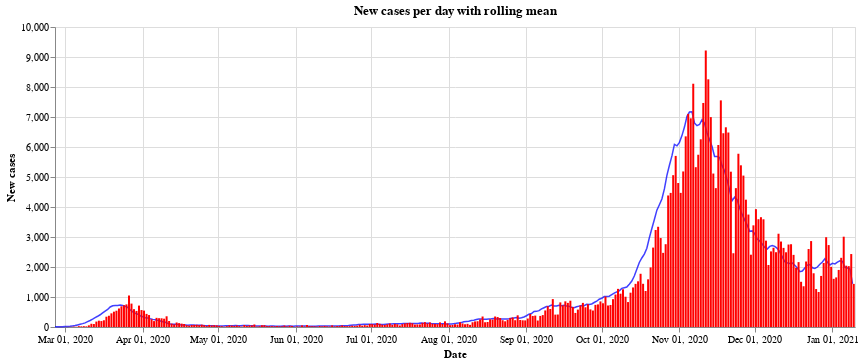

Notebook cell for this chart:
### Code cell
#collapse
bars = alt.Chart(all_austria).mark_bar(
    color='red',
    opacity=1,
    size=2
).encode(
    x=alt.X("yearmonthdate(Time):T", axis=alt.Axis(title='Date')),
    y=alt.Y("AnzahlFaelle:Q", axis=alt.Axis(title='New cases')),
)

line = alt.Chart(all_austria).mark_line(
    color='blue',
    opacity=0.75,
    size=1.5,
).transform_window(
    rolling_mean='mean(AnzahlFaelle)',
    frame=[0, 7]
).encode(x='yearmonthdate(Time):T',
         y='rolling_mean:Q'
         ).properties(title='New cases per day with rolling mean', width=800)

alt.layer(line, bars, data=all_austria)

### Figure 1 — Vega-Lite specification as saved in the notebook (floating-point values rounded to 4 significant figures; data arrays with more than 128 entries replaced by an {"elided": "..."} marker saying what was removed)
{"config": {"view": {"continuousWidth": 400, "continuousHeight": 300}}, "layer": [{"mark": {"type": "line", "color": "blue", "opacity": 0.75, "size": 1.5}, "encoding": {"x": {"type": "temporal", "field": "Time", "timeUnit": "yearmonthdate"}, "y": {"type": "quantitative", "field": "rolling_mean"}}, "title": "New cases per day with rolling mean", "transform": [{"window": [{"op": "mean", "field": "AnzahlFaelle", "as": "rolling_mean"}], "frame": [0, 7]}], "width": 800}, {"mark": {"type": "bar", "color": "red", "opacity": 1, "size": 2}, "encoding": {"x": {"type": "temporal", "axis": {"title": "Date"}, "field": "Time", "timeUnit": "yearmonthdate"}, "y": {"type": "quantitative", "axis": {"title": "New cases"}, "field": "AnzahlFaelle"}}}], "data": {"name": "data-9dca8be1c863cf4b03aba82648d5c9c6"}, "$schema": "https://vega.github.io/schema/vega-lite/v4.8.1.json", "datasets": {"data-9dca8be1c863cf4b03aba82648d5c9c6": {"elided": "319 records"}}}
